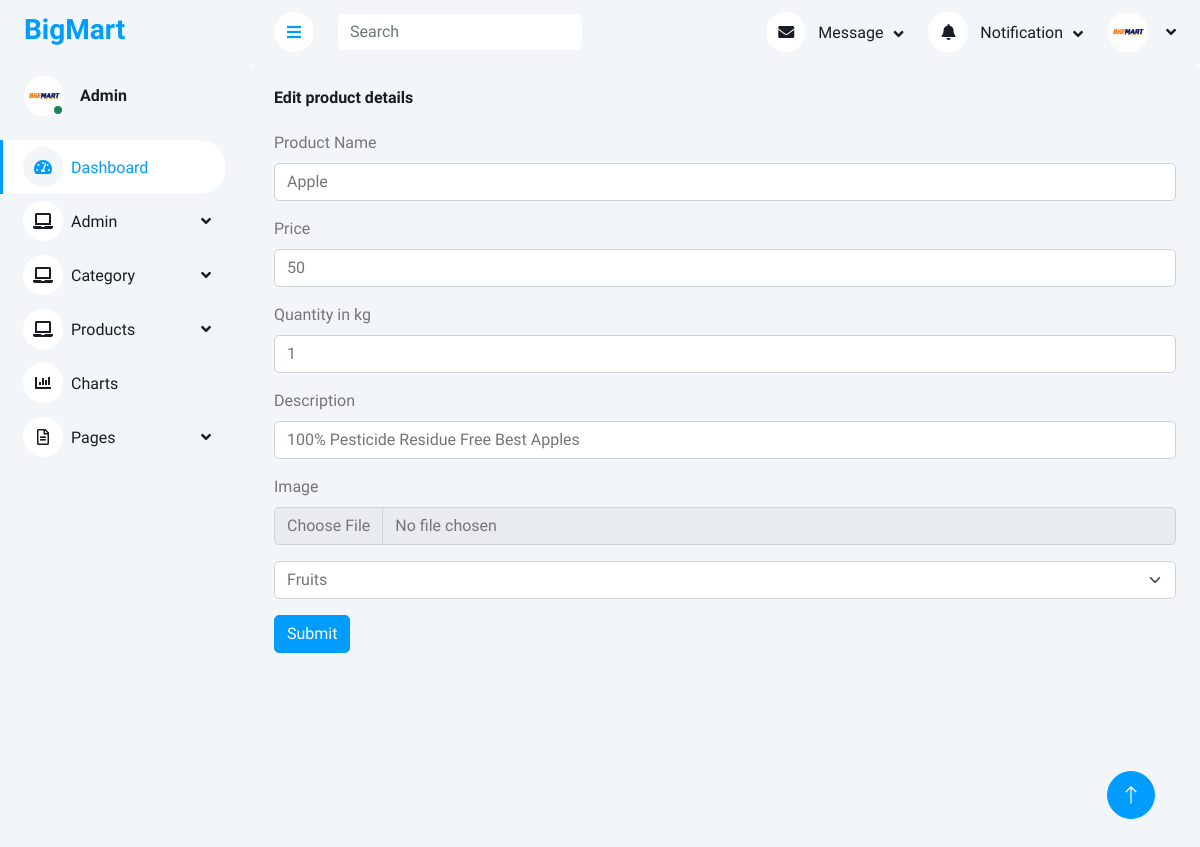
/indexapp/edit_pdts/1/, run on the app's committed database.
### indexapp/models.py (models this page shows)
class Products(models.Model):
    P_Name=models.CharField(max_length=15,null=True,blank=True)
    Price=models.IntegerField(null=True,blank=True)
    Qty=models.IntegerField(null=True,blank=True)
    Descr=models.CharField(max_length=30,null=True,blank=True)
    P_Image=models.ImageField(upload_to="profile",null=True,blank=True)
    Category=models.CharField(max_length=15,null=True,blank=True)

### indexapp/views.py (the view)
# urls.py: path('edit_pdts/<int:dataid>/',views.edit_pdts,name="edit_pdts"),
def edit_pdts(request,dataid):
    data=Products.objects.get(id=dataid)
    data1=Category.objects.all()
    print(data)
    return render(request,"edit_pdts.html",{'data':data,'data1':data1})

### indexapp/templates/edit_pdts.html (shortened to what this page needs)
<!DOCTYPE html>
{% extends 'index.html' %}
{% block content %}
<html lang="en">
<head>
</head>
<body>
        <div class="bg-light rounded h-100 p-4">
            <h6 class="mb-4">Edit product details</h6>
                            <form method="post" action="{% url 'edit_pdts' dataid=data.id %}" enctype="multipart/form-data">
                                <div class="mb-3">
                                    <label for="exampleInputEmail1" class="form-label">Product Name</label>
                                    <input type="text" class="form-control" id="exampleInputEmail1" aria-describedby="emailHelp" name="pname" value="{{ data.P_Name }}">
                                </div>
                                <div class="mb-3">
                                    <label for="exampleInputEmail1" class="form-label">Price</label>
                                    <input type="text" class="form-control" id="exampleInputEmail1" aria-describedby="emailHelp" name="price" value="{{ data.Price }}">
                                </div>
                                <div class="mb-3">
                                    <label for="exampleInputEmail1" class="form-label">Quantity in kg</label>
                                    <input type="text" class="form-control" id="exampleInputEmail1" aria-describedby="emailHelp" name="qnty" value="{{ data.Qty }}">
                                </div>
                                <div class="mb-3">
                                    <label for="exampleInputPassword1" class="form-label">Description</label>
                                    <input type="text" class="form-control" id="exampleInputPassword1" name="desc" value="{{ data.Descr }}">
                                </div>
                                <div class="mb-3">
                                    <label for="exampleInputPassword1" class="form-label">Image</label>
                                    <input type="file" class="form-control" id="exampleInputPassword1" name="imge" value="{{ data.P_Image.url }}">
                                </div>
                                <div>
                                  <select class="form-select mb-3" aria-label="Default select example" name="categry">
                                      <option selected="">{{ data.Category }}</option>
                                  </select>
                                </div>
                                <button type="submit" class="btn btn-primary">Submit</button>
                            </form>
        </div>
</body>
</html>
{% endblock %}

### indexapp/static/css/style.css (style rules this page uses)
:root { --primary: #009CFF; --light: #F3F6F9; --dark: #191C24; }
.btn { transition: .5s; }
.btn.btn-primary { color: #FFFFFF; }

### data on the page
Products: pname "Apple", price "50", qnty "1", desc "100% Pesticide Residue Free Best Apples", categry "Fruits"
